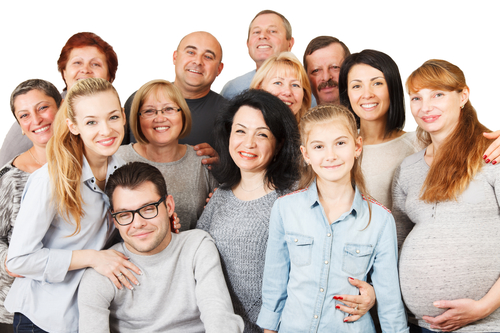
#> input picture day_4_face/images/p5.jpg, 500 x 333 px
$ python 1_face_detection.py
#> lines starting #> are read from the running program, lines starting #| are printed output that depends on the picture
#Python: cv2.CascadeClassifier.detectMultiScale(image[, scaleFactor[, minNeighbors)
import cv2
import numpy as np

if __name__ == '__main__':

    faceCascade = cv2.CascadeClassifier('other_files/models/haarcascade_frontalface_default.xml')
    faceNeighborsMax = 10
    neighborStep = 1

    frame = cv2.imread("images/p5.jpg")
#> frame is the input picture: shape (333, 500, 3); mean B, G, R 172.7, 181.2, 197.2
    frameGray = cv2.cvtColor(frame, cv2.COLOR_BGR2GRAY)
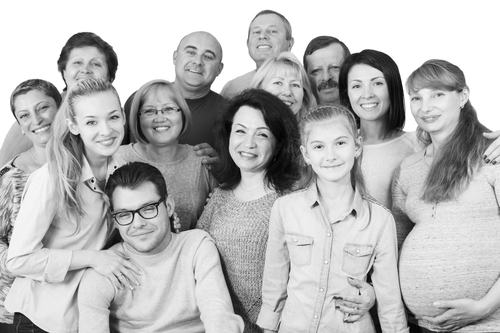
#> frameGray: shape (333, 500); min 0, max 255, mean 185

    # Perform multi scale detection of faces
    for neigh in range(1, faceNeighborsMax, neighborStep):
        faces = faceCascade.detectMultiScale(frameGray, 1.2, neigh)
        frameClone = np.copy(frame)

        # Display the image
        for (x, y, w, h) in faces:
            cv2.rectangle(frameClone, (x, y), (x + w, y + h), (255, 0, 0), 2)

        cv2.putText(frameClone, "# Neighbors = {}".format(neigh), (10, 50), cv2.FONT_HERSHEY_SIMPLEX, 1, (0, 0, 255), 4)
        cv2.imshow('Face Detection Demo', frameClone)
        if cv2.waitKey(500) & 0xFF == 27:
            cv2.destroyAllWindows()
#> (the run stopped early here; a loop or call above may not have finished)

$ run again, with day_4_face/images/p1.jpg copied over day_4_face/images/p5.jpg
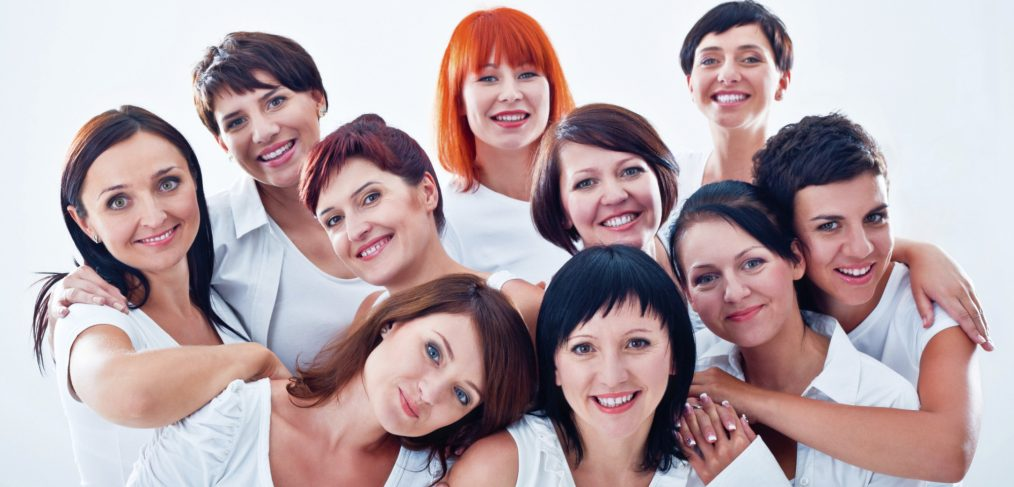
#> input picture day_4_face/images/p1.jpg, 1014 x 487 px
#> frame is the input picture: shape (487, 1014, 3); mean B, G, R 168.8, 164.7, 183.3
#> `frameGray = cv2.cvtColor(frame, cv2.COLOR_BGR2GRAY)`:
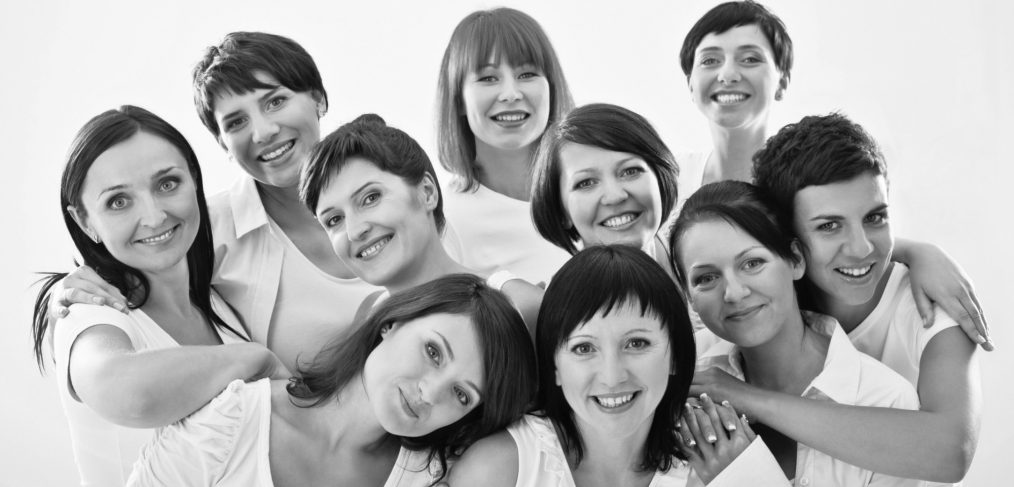
#> frameGray: shape (487, 1014); min 2, max 255, mean 170.8

$ run again, with day_4_face/images/p2.jpg copied over day_4_face/images/p5.jpg
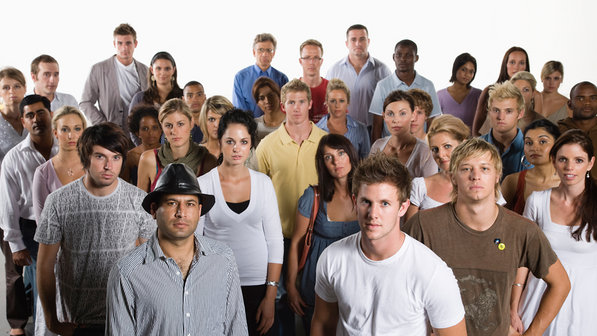
#> input picture day_4_face/images/p2.jpg, 597 x 336 px
#> frame is the input picture: shape (336, 597, 3); mean B, G, R 135.8, 140.9, 155.4
#> `frameGray = cv2.cvtColor(frame, cv2.COLOR_BGR2GRAY)`:
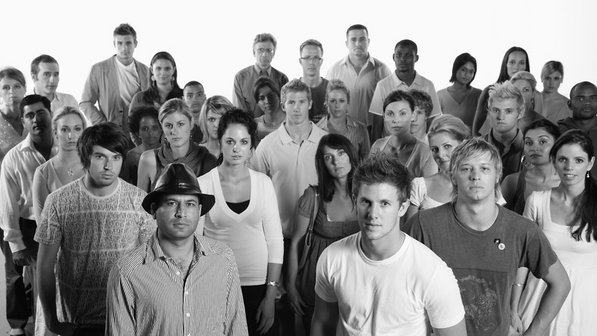
#> frameGray: shape (336, 597); min 0, max 255, mean 144.7

$ run again, with day_4_face/images/p3.jpg copied over day_4_face/images/p5.jpg
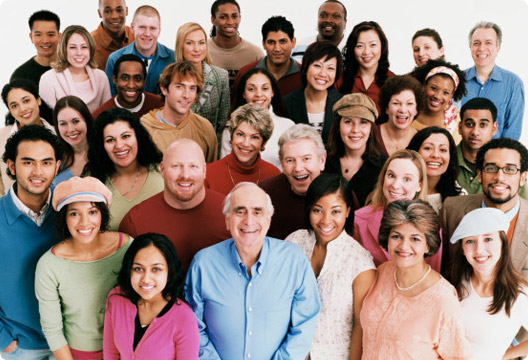
#> input picture day_4_face/images/p3.jpg, 528 x 360 px
#> frame is the input picture: shape (360, 528, 3); mean B, G, R 121.7, 128.7, 150.5
#> `frameGray = cv2.cvtColor(frame, cv2.COLOR_BGR2GRAY)`:
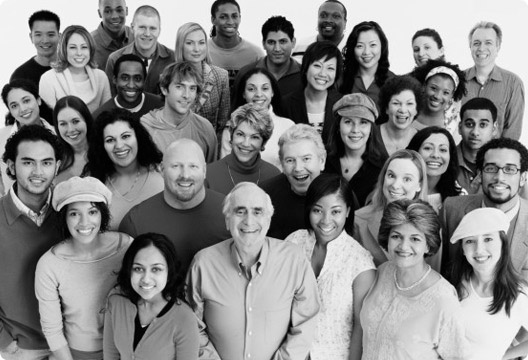
#> frameGray: shape (360, 528); min 0, max 255, mean 134.4
